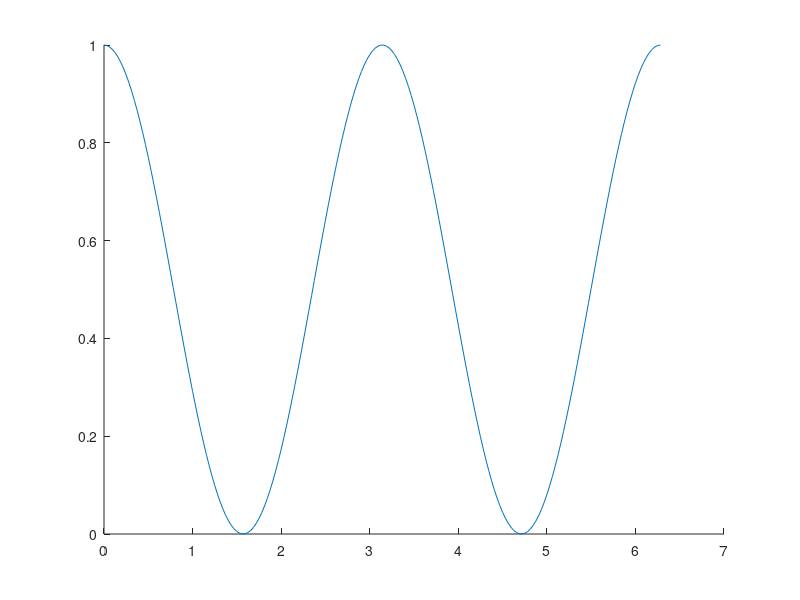

Source code (MATLAB):

% *********************************************** 
% *                                             *
% * 15 November, 2023                           *
% * TED College                                 *
% * Classical Entanglement Limit, part I        *
% *                                             *
% * |n> = 1                                     *
% *                                             *
% * Here I study the dynamics                   *
% * of qubit-cavity system                      *
% * For "Jaynes-Cummings Hamiltonian"           *
% *                                             *
% * I used the classical entanglement method,   *
% * one can cancel some higher order terms      *
% * in the matrix of moments, considering some  *
% * specific initial states                     *
% *                                             *
% ***********************************************

tic 
clc ;   
hold on ;

% =======================================================================
% Constants:

T = 2 * pi ;            % Totoal Time, (2 * pi) for a complete rotation 
step = 1/32 ;           % Powers of 2 : 16, 32, 64, ...

dimension = 3 ;        % Dimension of bosonic subspace
qDimension = 2 ;        % Dimension of qubit subspace  

% =======================================================================
% Defining Annihilation and Creation Operators 

aI = eye(dimension) ;
vec = sqrt(1:dimension - 1) ;
a = diag(vec, 1) ;
ad = a' ;

qI = eye(qDimension) ;
qVec = sqrt(1:qDimension - 1) ;
sigma = diag(qVec, 1) ;
sigmad = sigma' ;

C = cell(16, 1);

C{1} = kron(qI, aI) ;
C{2} = kron(qI, a) ;
C{3} = kron(sigma, aI) ;
C{4} = kron(sigma, a) ;
C{5} = kron(qI, ad) ;
C{6} = kron(qI, ad * a) ;
C{7} = kron(sigma, ad) ;
C{8} = kron(sigma, ad * a) ;
C{9} = kron(sigmad, aI) ;
C{10} = kron(sigmad, a) ;
C{11} = kron(sigmad * sigma, aI) ;
C{12} = kron(sigmad * sigma, a) ;
C{13} = kron(sigmad, ad) ;
C{14} = kron(sigmad, ad * a) ;
C{15} = kron(sigmad * sigma, ad) ;
C{16} = kron(sigmad * sigma, ad * a) ;

% =======================================================================
% Defining the States

% First of all, let's define our pure states 
ket = zeros(dimension,1) ;
ketZero = ket ;
ketZero(1) = 1;          % |0 > : ground state, [1, 0, 0, ...]
ketOne = ket ;
ketOne(2) = 1 ;          % |1 > : first excited state: [0, 1, 0, ...]
ketTwo = ket ;
ketTwo(3) = 1 ;          % |2 > : ground state, [0, 0, 1, ...]

qKet = zeros(qDimension, 1) ;
qKetZero = qKet ;
qKetZero(1) = 1 ;       % |0 > : ground state, [1, 0, 0, ...]
qKetOne = qKet ;
qKetOne (2) = 1 ;

state = kron(qKetZero * qKetZero', ketOne * ketOne'); 
% state = kron(qKetOne * qKetOne', ketZero * ketZero'); 
% state = kron(qKetZero * qKetZero', ketTwo * ketTwo'); 

C_ini = zeros(16, 1) ;

for i = 1:16
        
    C_ini(i) = trace(state * C{i}) ;
end

% =======================================================================
% Lindbladian
X = zeros(16, 16) ;

X(2, 3) = -1 ;

X(3, 2) = -1 ;
X(3, 12) = 2 ;

X(5, 9) = +1 ;

X(6, 7) = -1 ;
X(6, 10) = +1 ;

X(7, 11) = +1 ;
X(7, 16) = +2 ;
X(7, 6) = -1 ;

X(8, 12) = +1 ;

X(9, 5) = +1 ;
X(9, 15) = -2 ;

X(10, 11) = -1 ;
X(10, 16) = -2 ;
X(10, 6) = +1 ;

X(11, 7) = +1 ;
X(11, 10) = -1 ;

X(12, 8) = +1 ;

X(14, 15) = -1 ;

X(15, 14) = -1 ;

% To calculate C2
lindbladian = 1i * X ;

% ======================================================================
% Main: Integral Method

Time = 0 : step : T ;   % total steps, we need this in our plot

resultC = zeros(round((1/step) * T), 1) ;     % C2 is stored here
  
counter = 1 ;
  
for time = 0:step:T
   
   co = expm(lindbladian * time) ;
   result = co * C_ini ;
  
   % Calculations regarding C2
%    resultC(counter, 1) = result(11, 1) ;        % for sigmad * sigma
   resultC(counter, 1) = result(6, 1) ;        % for ad * a
   
   disp( " ================================================ " );
   disp( resultC(counter, 1) );
 
%    disp("I am here: ");
%    disp(time);
    
   counter = counter + 1;
    
end

% =======================================================================
% Plot the Result                         

plot(Time, real(resultC));

elapsed_Time = toc ;
disp('Run Iime (minute):') ;
disp(elapsed_Time / 60);
